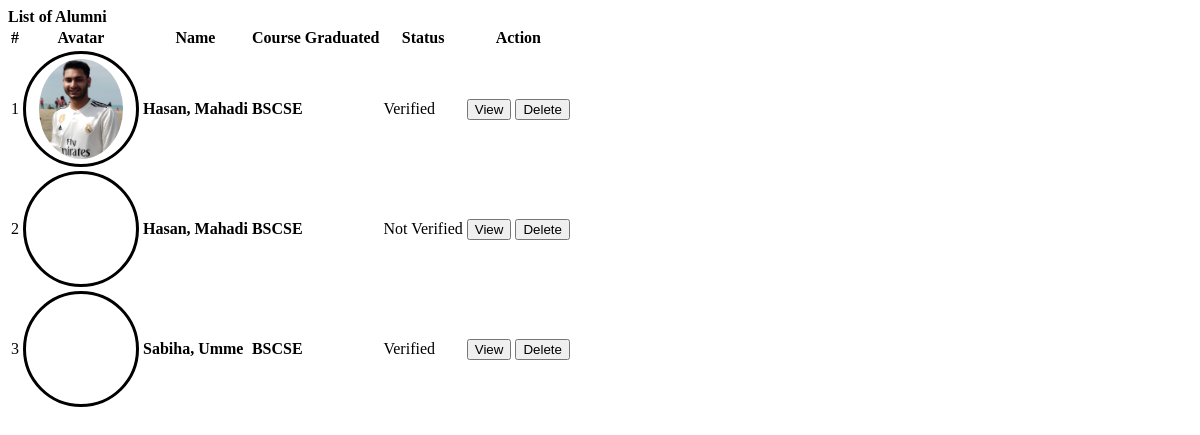
Screenshot of /admin/alumni.php with the database file from the repository.
### tables this page shows
CREATE TABLE `alumnus_bio` (
  `id` int(30) NOT NULL,
  `firstname` varchar(200) NOT NULL,
  `middlename` varchar(200) NOT NULL,
  `lastname` varchar(200) NOT NULL,
  `gender` varchar(10) NOT NULL,
  `batch` year(4) NOT NULL,
  `course_id` int(30) NOT NULL,
  `email` varchar(250) NOT NULL,
  `connected_to` text NOT NULL,
  `avatar` text NOT NULL,
  `status` tinyint(1) NOT NULL DEFAULT 0 COMMENT '0= Unverified, 1= Verified',
  `date_created` date NOT NULL DEFAULT current_timestamp()
);

CREATE TABLE `courses` (
  `id` int(30) NOT NULL,
  `course` text NOT NULL,
  `about` text NOT NULL
);

### admin/alumni.php (the view, shortened to what this page needs)
<?php include('db_connect.php');?>
<div class="container-fluid">
	<div class="col-lg-12">
		<div class="row">
			<div class="col-md-12">
				<div class="card">
					<div class="card-header">
						<b>List of Alumni</b>
					</div>
					<div class="card-body">
						<table class="table table-condensed table-bordered table-hover">
							<thead>
								<tr>
									<th class="text-center">#</th>
									<th class="">Avatar</th>
									<th class="">Name</th>
									<th class="">Course Graduated</th>
									<th class="">Status</th>
									<th class="text-center">Action</th>
								</tr>
							</thead>
							<tbody>
								<?php
								$i = 1;
								$alumni = $conn->query("SELECT a.*,c.course,Concat(a.lastname,', ',a.firstname,' ',a.middlename) as name from alumnus_bio a inner join courses c on c.id = a.course_id order by Concat(a.lastname,', ',a.firstname,' ',a.middlename) asc");
								while($row=$alumni->fetch_assoc()):
								?>
								<tr>
									<td class="text-center"><?php echo $i++ ?></td>
									<td class="text-center">
										<div class="avatar">
										 <img src="assets/uploads/<?php echo $row['avatar'] ?>" class="" alt="">
										</div>
									</td>
									<td class="">
										 <p> <b><?php echo ucwords($row['name']) ?></b></p>
									</td>
									<td class="">
										 <p> <b><?php echo $row['course'] ?></b></p>
									</td>
									<td class="text-center">
										<?php if($row['status'] == 1): ?>
											<span class="badge badge-primary">Verified</span>
										<?php else: ?>
											<span class="badge badge-secondary">Not Verified</span>
										<?php endif; ?>
									</td>
									<td class="text-center">
										<button class="btn btn-sm btn-outline-primary view_alumni" type="button" data-id="<?php echo $row['id'] ?>" >View</button>
										<button class="btn btn-sm btn-outline-danger delete_alumni" type="button" data-id="<?php echo $row['id'] ?>">Delete</button>
									</td>
								</tr>
								<?php endwhile; ?>
							</tbody>
						</table>
					</div>
				</div>
			</div>
		</div>
	</div>
</div>

### admin/alumni.php (style rules this page uses)
td { vertical-align: middle !important; }
td p { margin: unset }
img { max-width:100px; max-height: :150px; }
.avatar { display: flex; border-radius: 100%; width: 100px; height: 100px; align-items: center; justify-content: center; border: 3px solid; padding: 5px; }
.avatar img { max-width: calc(100%); max-height: calc(100%); border-radius: 100%; }

### rows the page displays
alumnus_bio: avatar (picture), name "Hasan, Mahadi", course.course "BSCSE", status "Verified"
alumnus_bio: name "Hasan, Mahadi", course.course "BSCSE", status "Not Verified"
alumnus_bio: name "Sabiha, Umme", course.course "BSCSE", status "Verified"
